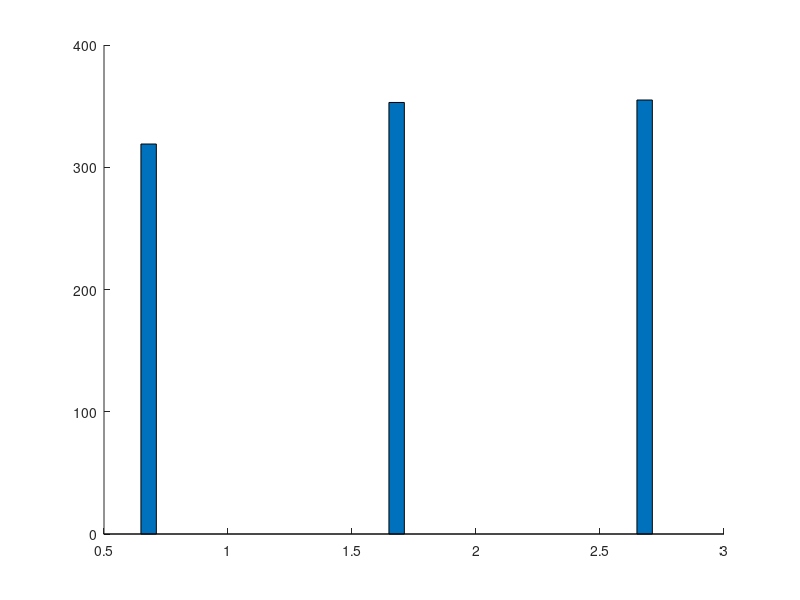

This chart was generated by the following MATLAB code: (Note: this script raises an error after producing the figure.)
% hammer.m

clear
a=3*rand(1,10000);
A=floor(a);

B=A;
B(1)=[];
C=B;
C(1)=[];

A(end)=[];
A(end)=[];
B(end)=[];

sam=cellstr(num2str([A',B',C']));
sam=strrep(sam,' ','');
sam=str2num(cell2mat(sam));
suni=unique(sam);
n =hist(sam,suni);
plot(1:length(suni),n/mean(n),'*r')
set(gca,'XTickLabel',{suni'},...
    'XTick',1:length(suni))
m=reshape(n,3,9)
bar(m,'stack')